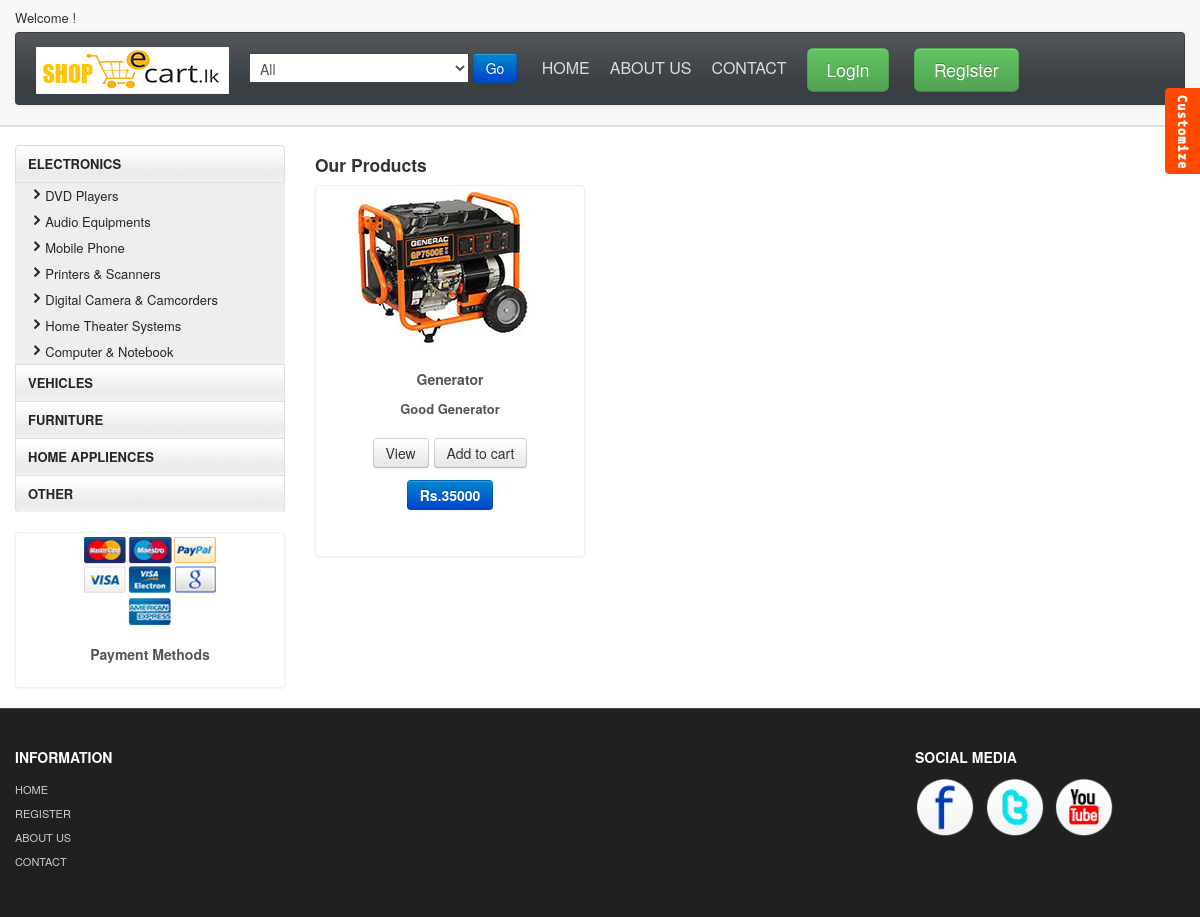
Screenshot of /User/Geni2.php with the database file from the repository.
### tables this page shows
CREATE TABLE IF NOT EXISTS `item` (
  `IID` varchar(20) NOT NULL,
  `Username` varchar(20) NOT NULL,
  `IName` varchar(25) NOT NULL,
  `Price` varchar(20) NOT NULL,
  `Category` varchar(25) NOT NULL,
  `IType` varchar(20) NOT NULL,
  `Description` varchar(3000) NOT NULL,
  `Image` text NOT NULL,
  `Image2` text NOT NULL
);

### User/Geni2.php (the view, shortened to what this page needs)
<!DOCTYPE html>
<html lang="en">
  <head>
    <link id="callCss" rel="stylesheet" href="themes/bootshop/bootstrap.min.css" media="screen"/>
    <link href="themes/css/base.css" rel="stylesheet" media="screen"/>
	<link href="themes/css/bootstrap-responsive.min.css" rel="stylesheet"/>
	<link href="themes/css/font-awesome.css" rel="stylesheet" type="text/css">
	<link href="themes/js/google-code-prettify/prettify.css" rel="stylesheet"/>
  </head>
<body>
<div id="header">
<div class="container">
<div id="welcomeLine" class="row">
	<div class="span6">Welcome !</div>
	<div class="span6"></div>
</div>
<div id="logoArea" class="navbar">
  <div class="navbar-inner">
    <a class="brand" href="../index.html"><img src="themes/images/logo.png" alt="Bootsshop"/></a>
		<form class="form-inline navbar-search" method="post" action="DVD2.php" >
		  <select class="srchTxt">
			<option>All</option>
		</select>
		  <button type="submit" id="submitButton" class="btn btn-primary">Go</button>
    </form>
    <ul id="topMenu" class="nav pull-left">
	 <li class="">&nbsp;&nbsp;&nbsp;&nbsp;</li>
	 <li class=""><a href="../index.html">HOME</a></li>
	 <li class=""><a href="../About Us.html">ABOUT US</a></li>
	 <li class=""><a href="../contact.html">CONTACT</a></li>
	 <li class="">
      <a href="login.php"  style="padding-right:0"><span class="btn btn-large btn-success">Login</span></a>
	</li><li class="">&nbsp;&nbsp;&nbsp;&nbsp;</li>
     <li class=""><a href="register.php"  style="padding-right:0"><span class="btn btn-large btn-success">Register</span></a></li>
    </ul>
  </div>
</div>
</div>
</div>
<div id="mainBody">
	<div class="container">
	<div class="row">
	<div id="sidebar" class="span3">
	  <ul id="sideManu" class="nav nav-tabs nav-stacked">
			<li class="subMenu open"><a> ELECTRONICS </a>
				<ul>
				<li><a class="active" href="DVD2.php"><i class="icon-chevron-right"></i>DVD Players </a></li>
				<li><a href="audio2.php"><i class="icon-chevron-right"></i>Audio Equipments </a></li>
				<li><a href="mobile2.php"><i class="icon-chevron-right"></i>Mobile Phone </a></li>
				<li><a href="printer2.php"><i class="icon-chevron-right"></i>Printers & Scanners</a></li>
                <li><a href="camera2.php"><i class="icon-chevron-right"></i>Digital Camera & Camcorders</a></li>
                <li><a href="homeTh2.php"><i class="icon-chevron-right"></i>Home Theater Systems</a></li>
                <li><a href="computer2.php"><i class="icon-chevron-right"></i>Computer & Notebook</a></li>
				</ul>
			</li>
			<li class="subMenu"><a> VEHICLES</a>
			</li>
			<li class="subMenu"><a>FURNITURE</a>
			</li>
            <li class="subMenu"><a>HOME APPLIENCES</a>
             </li>
			 <li class="subMenu"><a>OTHER</a>
             </li>
		</ul>
		<br/>
			<div class="thumbnail">
				<img src="themes/images/payment_methods.png" title="Bootshop Payment Methods" alt="Payments Methods">
				<div class="caption">
				  <h5>Payment Methods</h5>
				</div>
			  </div>
	</div>
		<div class="span9">
		<h4>Our Products </h4>
			  <ul class="thumbnails">
                  <?php
	$query="SELECT * FROM `item` WHERE `Category`='Generators' ";
	$result = mysql_query($query);
		while($row=mysql_fetch_array($result))
		{
			?>
            <li class="span3">
				  <div class="thumbnail">
            <form method="post" action="login.php">
           <center> <img src="<?php echo $row["Image"]; ?>"> </center>
					<div class="caption">
					  <h5><?php echo $row["IName"]; ?></h5>
					  <p>
						<strong><?php echo $row["Description"]; ?></strong>
					  </p>
					   <h4 style="text-align:center">
                       <INPUT TYPE="submit" VALUE="View" onclick="form.action='product_details2.php';" title="Details" class="btn">
                        <input type="submit" value="Add to cart" class="btn" />
                        <a class="btn btn-primary" ><?php echo "Rs.".$row["Price"]; ?></a></h4>
					</div>
			</form>
				  </div>
				</li>
				<?php
			}
	?>
			  </ul>
		</div>
		</div>
	</div>
</div>
	<div  id="footerSection">
	<div class="container">
		<div class="row">
			<div class="span3">
				<h5>INFORMATION</h5>
				<a href="../index.html">HOME</a>
				<a href="register.php">REGISTER</a>
				<a href="../About Us.html">ABOUT US</a>
				<a href="../contact.html">CONTACT</a>
			 </div>
			<div id="socialMedia" class="span3 pull-right">
				<h5>SOCIAL MEDIA </h5>
				<a href="facebook.com"><img width="60" height="60" src="themes/images/facebook.png" title="facebook" alt="facebook"/></a>
				<a href="twitter.com"><img width="60" height="60" src="themes/images/twitter.png" title="twitter" alt="twitter"/></a>
				<a href="youtube.com"><img width="60" height="60" src="themes/images/youtube.png" title="youtube" alt="youtube"/></a>
			 </div>
		 </div>
	</div>
	</div>
<link rel="stylesheet" href="themes/switch/themeswitch.css" type="text/css" media="screen" />
<span id="themesBtn"></span>
</body>
</html>

### User/themes/css/base.css (style rules this page uses)
#mainBody { border-top:2px solid #dedede; padding-top: 18px; }
#carouselBlk,#header { background: url(../images/headerRepeat.png) repeat-x 0 0 #f7f7f7; }
#logoArea, #logoArea a { line-height:49px; }
#logoArea .btn, #logoArea .btn-group { margin-top: 0; }
#welcomeLine { padding: 8px 0 4px }
#sidebar ul ul li a { font-size:12px; }
#sidebar ul { list-style: none;padding: 0;margin: 0;width: 100%; }
#sidebar li a { font-weight:bold; background:url(../images/tabRepeatInactive.png) repeat-x 0 0; color:#262626; }
#sidebar ul li li a { background:#eee; padding-left:14px;font-weight:normal;display:block; font-size:13px; line-height:26px; }
.thumbnail h5,.thumbnail p { text-align:center }
#footerSection { background: #202020;color: white;padding: 28px 0 44px;margin-top: 20px;border-top: 1px solid #444; }
#footerSection a { color:#ccc; font-size:11px; padding:0; line-height:24px; display:block; }
#footerSection #socialMedia a { min-width:25px; display:inline; margin-right:6px; text-align:center; line-height:1.5em; }
#socialMedia img { max-width:60px; }
.navbar-search .srchTxt { border-radius: 0;border: 1px solid #444; }
[class^="icon-"], [class*=" icon-"] { background-image: none; }
.navbar .nav > li > a { padding:10px;color: #DDD;text-shadow: none;font-size: 16px; }
#logoArea, #logoArea a { outline:none; }
.navbar .nav.pull-right, #sideManu { overflow:hidden; }
.navbar-search { margin-top: 8px; }

### User/themes/switch/themeswitch.css (style rules this page uses)
#themesBtn { height: 86px;background: url(images/styleTgl.png) no-repeat 0 0;position: fixed;top: 88px;right: 0;width: 35px; }

### rows the page displays
item: Image (picture), IName "Generator", Description "Good Generator", Price "35000"
